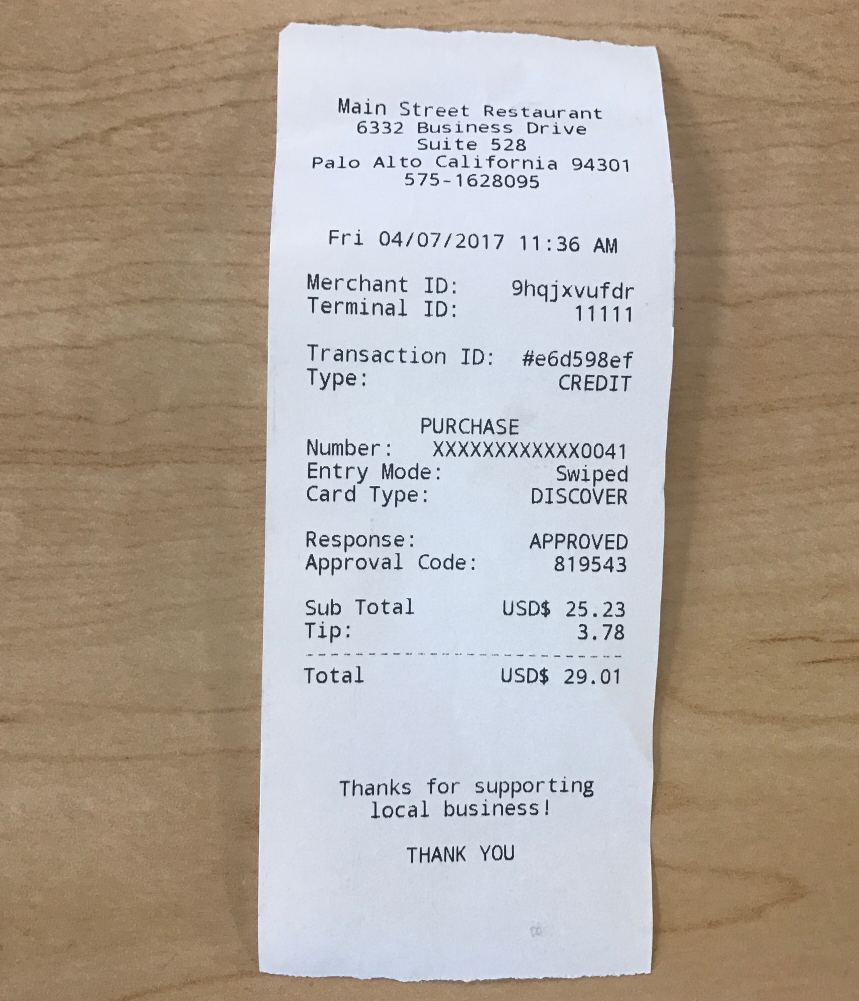
#> input picture backend/receipt_ocr/images/main-street-restaurant-receipt.jpeg, 2577 x 3001 px (shown at 1/3 size)
$ python -i utils.py   (imports and definitions only)
#> lines starting #> are read from the running program, lines starting #| are printed output that depends on the picture
import cv2
import imutils
import numpy as np
import pytesseract
from imutils.perspective import four_point_transform


def perform_ocr(img: np.ndarray):
    original_image = cv2.imdecode(img, cv2.IMREAD_COLOR)
    processed_image = original_image.copy()
    processed_image = imutils.resize(processed_image, width=500)
    ratio = original_image.shape[1] / float(processed_image.shape[1])

    # convert the image to grayscale and blur it + edge dection on the recepit
    gray = cv2.cvtColor(processed_image, cv2.COLOR_BGR2GRAY)

    blurred_image = cv2.GaussianBlur(
        gray,
        (
            5,
            5,
        ),
        0,
    )
    edged = cv2.Canny(blurred_image, 75, 200)

    # find contours in the edge map and sort them by size in descending order
    cnts = cv2.findContours(edged.copy(), cv2.RETR_EXTERNAL, cv2.CHAIN_APPROX_SIMPLE)
    cnts = imutils.grab_contours(cnts)
    cnts = sorted(cnts, key=cv2.contourArea, reverse=True)

    # initialize a contour that corresponds to the receipt outline
    receiptCnt = None
    for c in cnts:
        # approximate the contour
        peri = cv2.arcLength(c, True)
        approx = cv2.approxPolyDP(c, 0.02 * peri, True)
        # if approximated contour has four points, then we can assume we have found the outline of the receipt
        if len(approx) == 4:
            receiptCnt = approx
            break

    # if the receipt contour is empty
    if receiptCnt is None:
        raise Exception(
            (
                "Could not find receipt outline. "
                "Try debugging your edge detection and contour steps."
            )
        )

    # apply a four-point perspective transform to the *original* image to obtain a bird's-eye view of the receipt
    receipt = four_point_transform(original_image, receiptCnt.reshape(4, 2) * ratio)

    # apply OCR to the receipt image by assuming column data
    options = "--psm 6"
    text = pytesseract.image_to_string(
        cv2.cvtColor(receipt, cv2.COLOR_BGR2RGB), config=options
    )

    return text

>>> import cv2
>>> picture = cv2.imread('images/main-street-restaurant-receipt.jpeg', cv2.IMREAD_GRAYSCALE)
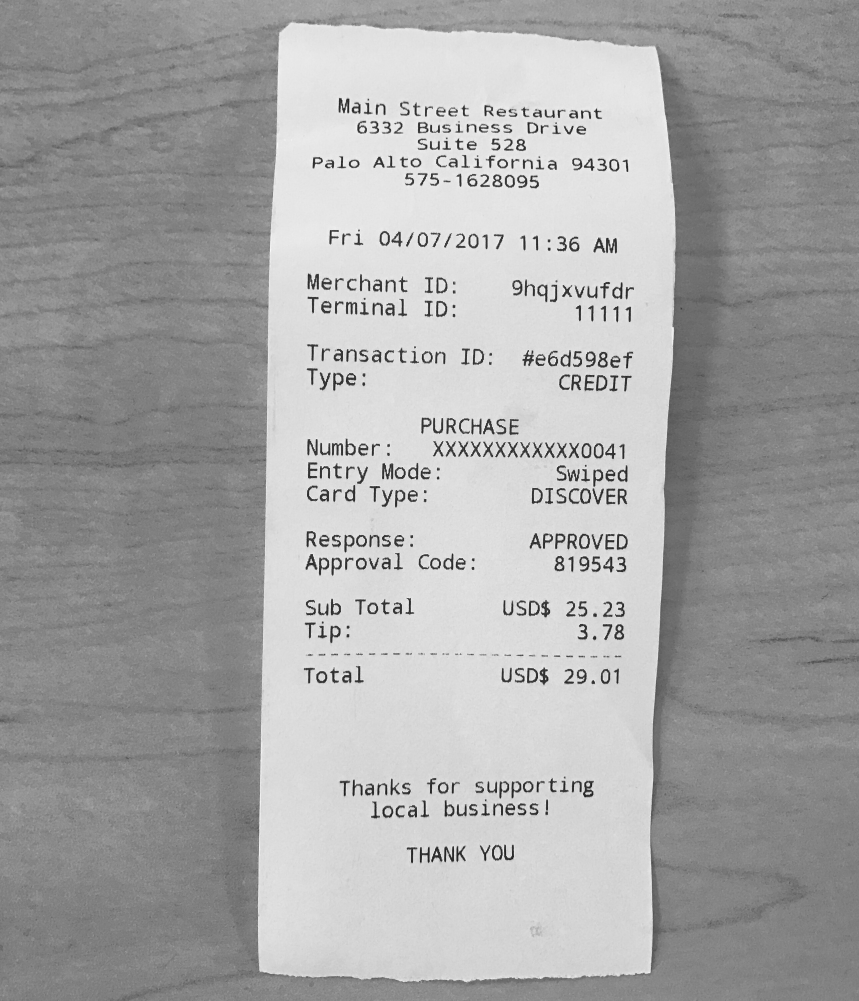
#> picture: shape (3001, 2577) (shown at 1/3 size); min 6, max 255, mean 167
#> (the run stopped early here; a loop or call above may not have finished)
